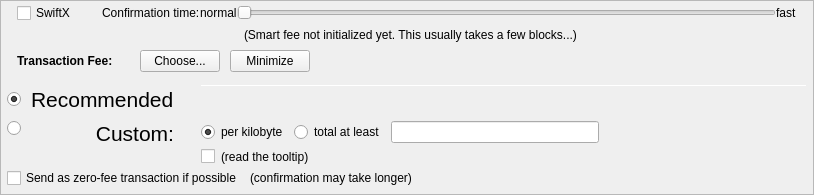
         <widget class="QFrame" name="frameFee">
          <property name="sizePolicy">
           <sizepolicy hsizetype="Expanding" vsizetype="Expanding">
            <horstretch>0</horstretch>
            <verstretch>0</verstretch>
           </sizepolicy>
          </property>
          <property name="maximumSize">
           <size>
            <width>16777215</width>
            <height>16777215</height>
           </size>
          </property>
          <property name="frameShape">
           <enum>QFrame::StyledPanel</enum>
          </property>
          <property name="frameShadow">
           <enum>QFrame::Sunken</enum>
          </property>
          <layout class="QVBoxLayout" name="verticalLayoutFee1">
           <property name="spacing">
            <number>0</number>
           </property>
           <property name="leftMargin">
            <number>0</number>
           </property>
           <property name="topMargin">
            <number>0</number>
           </property>
           <property name="rightMargin">
            <number>0</number>
           </property>
           <property name="bottomMargin">
            <number>0</number>
           </property>
           <item>
            <layout class="QVBoxLayout" name="verticalLayoutFee2" stretch="0,0,0,0">
             <property name="spacing">
              <number>0</number>
             </property>
             <property name="leftMargin">
              <number>6</number>
             </property>
             <property name="topMargin">
              <number>0</number>
             </property>
             <property name="rightMargin">
              <number>6</number>
             </property>
             <item>
              <layout class="QVBoxLayout" name="verticalLayout_feeConf">
               <property name="spacing">
                <number>0</number>
               </property>
               <property name="leftMargin">
                <number>10</number>
               </property>
               <property name="rightMargin">
                <number>10</number>
               </property>
               <property name="bottomMargin">
                <number>5</number>
               </property>
               <item>
                <layout class="QHBoxLayout" name="horizontalLayoutFee9">
                 <item>
                  <widget class="QCheckBox" name="checkSwiftTX">
                   <property name="enabled">
                    <bool>true</bool>
                   </property>
                   <property name="minimumSize">
                    <size>
                     <width>85</width>
                     <height>0</height>
                    </size>
                   </property>
                   <property name="toolTip">
                    <string>SwiftX technology allows for near instant transactions - A flat fee of 0.01 PIV applies</string>
                   </property>
                   <property name="text">
                    <string>SwiftX</string>
                   </property>
                  </widget>
                 </item>
                 <item>
                  <widget class="QLabel" name="labelSmartFee3">
                   <property name="text">
                    <string>Confirmation time:</string>
                   </property>
                   <property name="margin">
                    <number>2</number>
                   </property>
                  </widget>
                 </item>
                 <item>
                  <widget class="QLabel" name="labelSmartFeeNormal">
                   <property name="text">
                    <string>normal</string>
                   </property>
                   <property name="margin">
                    <number>8</number>
                   </property>
                  </widget>
                 </item>
                 <item>
                  <widget class="QSlider" name="sliderSmartFee">
                   <property name="minimumSize">
                    <size>
                     <width>0</width>
                     <height>24</height>
                    </size>
                   </property>
                   <property name="minimum">
                    <number>0</number>
                   </property>
                   <property name="maximum">
                    <number>24</number>
                   </property>
                   <property name="pageStep">
                    <number>1</number>
                   </property>
                   <property name="value">
                    <number>0</number>
                   </property>
                   <property name="orientation">
                    <enum>Qt::Horizontal</enum>
                   </property>
                   <property name="invertedAppearance">
                    <bool>false</bool>
                   </property>
                   <property name="invertedControls">
                    <bool>false</bool>
                   </property>
                   <property name="tickPosition">
                    <enum>QSlider::NoTicks</enum>
                   </property>
                  </widget>
                 </item>
                 <item>
                  <widget class="QLabel" name="labelSmartFeeFast">
                   <property name="text">
                    <string>fast</string>
                   </property>
                   <property name="margin">
                    <number>8</number>
                   </property>
                  </widget>
                 </item>
                </layout>
               </item>
               <item>
                <layout class="QHBoxLayout" name="horizontalLayout_recommended_texts">
                 <property name="spacing">
                  <number>0</number>
                 </property>
                 <item>
                  <spacer name="horizontalSpacer_8">
                   <property name="orientation">
                    <enum>Qt::Horizontal</enum>
                   </property>
                   <property name="sizeHint" stdset="0">
                    <size>
                     <width>40</width>
                     <height>20</height>
                    </size>
                   </property>
                  </spacer>
                 </item>
                 <item>
                  <widget class="QLabel" name="labelFeeEstimation">
                   <property name="text">
                    <string/>
                   </property>
                   <property name="margin">
                    <number>2</number>
                   </property>
                  </widget>
                 </item>
                 <item>
                  <widget class="QLabel" name="labelSmartFee2">
                   <property name="text">
                    <string>(Smart fee not initialized yet. This usually takes a few blocks...)</string>
                   </property>
                   <property name="alignment">
                    <set>Qt::AlignLeading|Qt::AlignLeft|Qt::AlignVCenter</set>
                   </property>
                   <property name="wordWrap">
                    <bool>false</bool>
                   </property>
                   <property name="margin">
                    <number>2</number>
                   </property>
                   <property name="indent">
                    <number>-1</number>
                   </property>
                  </widget>
                 </item>
                 <item>
                  <spacer name="horizontalSpacer_3">
                   <property name="orientation">
                    <enum>Qt::Horizontal</enum>
                   </property>
                   <property name="sizeHint" stdset="0">
                    <size>
                     <width>40</width>
                     <height>20</height>
                    </size>
                   </property>
                  </spacer>
                 </item>
                </layout>
               </item>
              </layout>
             </item>
             <item>
              <layout class="QHBoxLayout" name="horizontalLayoutFee1">
               <property name="leftMargin">
                <number>10</number>
               </property>
               <property name="rightMargin">
                <number>10</number>
               </property>
               <property name="bottomMargin">
                <number>0</number>
               </property>
               <item>
                <layout class="QVBoxLayout" name="verticalLayoutFee7">
                 <property name="spacing">
                  <number>0</number>
                 </property>
                 <item>
                  <layout class="QHBoxLayout" name="horizontalLayoutSmartFee">
                   <property name="spacing">
                    <number>10</number>
                   </property>
                   <item>
                    <widget class="QLabel" name="labelFeeHeadline">
                     <property name="sizePolicy">
                      <sizepolicy hsizetype="Preferred" vsizetype="Maximum">
                       <horstretch>0</horstretch>
                       <verstretch>0</verstretch>
                      </sizepolicy>
                     </property>
                     <property name="font">
                      <font>
                       <weight>75</weight>
                       <bold>true</bold>
                      </font>
                     </property>
                     <property name="styleSheet">
                      <string notr="true">font-weight:bold;</string>
                     </property>
                     <property name="text">
                      <string>Transaction Fee:</string>
                     </property>
                    </widget>
                   </item>
                   <item>
                    <widget class="QLabel" name="labelFeeMinimized">
                     <property name="text">
                      <string/>
                     </property>
                    </widget>
                   </item>
                   <item>
                    <widget class="QPushButton" name="buttonChooseFee">
                     <property name="text">
                      <string>Choose...</string>
                     </property>
                    </widget>
                   </item>
                   <item>
                    <widget class="QPushButton" name="buttonMinimizeFee">
                     <property name="toolTip">
                      <string>collapse fee-settings</string>
                     </property>
                     <property name="text">
                      <string>Minimize</string>
                     </property>
                    </widget>
                   </item>
                  </layout>
                 </item>
                 <item>
                  <spacer name="verticalSpacer_5">
                   <property name="orientation">
                    <enum>Qt::Vertical</enum>
                   </property>
                   <property name="sizeHint" stdset="0">
                    <size>
                     <width>1</width>
                     <height>1</height>
                    </size>
                   </property>
                  </spacer>
                 </item>
                </layout>
               </item>
               <item>
                <spacer name="horizontalSpacer_4">
                 <property name="orientation">
                  <enum>Qt::Horizontal</enum>
                 </property>
                 <property name="sizeHint" stdset="0">
                  <size>
                   <width>40</width>
                   <height>20</height>
                  </size>
                 </property>
                </spacer>
               </item>
              </layout>
             </item>
             <item>
              <widget class="QFrame" name="frameFeeSelection">
               <layout class="QVBoxLayout" name="verticalLayoutFee12">
                <property name="spacing">
                 <number>0</number>
                </property>
                <property name="leftMargin">
                 <number>0</number>
                </property>
                <property name="topMargin">
                 <number>0</number>
                </property>
                <property name="rightMargin">
                 <number>0</number>
                </property>
                <property name="bottomMargin">
                 <number>0</number>
                </property>
                <item>
                 <layout class="QGridLayout" name="gridLayoutFee">
                  <property name="topMargin">
                   <number>10</number>
                  </property>
                  <property name="bottomMargin">
                   <number>4</number>
                  </property>
                  <property name="horizontalSpacing">
                   <number>10</number>
                  </property>
                  <property name="verticalSpacing">
                   <number>4</number>
                  </property>
                  <item row="2" column="0">
                   <layout class="QVBoxLayout" name="verticalLayoutFee4" stretch="0">
                    <item>
                     <spacer name="verticalSpacer_2">
                      <property name="orientation">
                       <enum>Qt::Vertical</enum>
                      </property>
                      <property name="sizeHint" stdset="0">
                       <size>
                        <width>1</width>
                        <height>1</height>
                       </size>
                      </property>
                     </spacer>
                    </item>
                   </layout>
                  </item>
                  <item row="3" column="0">
                   <layout class="QVBoxLayout" name="verticalLayoutFee9" stretch="0,1">
                    <item>
                     <widget class="QRadioButton" name="radioCustomFee">
                      <property name="text">
                       <string/>
                      </property>
                      <attribute name="buttonGroup">
                       <string notr="true">groupFee</string>
                      </attribute>
                     </widget>
                    </item>
                    <item>
                     <spacer name="verticalSpacer_6">
                      <property name="orientation">
                       <enum>Qt::Vertical</enum>
                      </property>
                      <property name="sizeHint" stdset="0">
                       <size>
                        <width>1</width>
                        <height>1</height>
                       </size>
                      </property>
                     </spacer>
                    </item>
                   </layout>
                  </item>
                  <item row="3" column="1">
                   <widget class="QLabel" name="labelCustomFee">
                    <property name="font">
                     <font>
                      <pointsize>16</pointsize>
                     </font>
                    </property>
                    <property name="text">
                     <string>Custom:</string>
                    </property>
                    <property name="alignment">
                     <set>Qt::AlignRight|Qt::AlignTop|Qt::AlignTrailing</set>
                    </property>
                   </widget>
                  </item>
                  <item row="3" column="4">
                   <layout class="QVBoxLayout" name="verticalLayoutFee8">
                    <property name="spacing">
                     <number>6</number>
                    </property>
                    <item>
                     <layout class="QHBoxLayout" name="horizontalLayoutFee13">
                      <item>
                       <widget class="QRadioButton" name="radioCustomPerKilobyte">
                        <property name="toolTip">
                         <string>If the custom fee is set to 1000 uPHRs and the transaction is only 250 bytes, then &quot;per kilobyte&quot; only pays 250 uPHRs in fee,&lt;br /&gt;while &quot;at least&quot; pays 1000 uPHRs. For transactions bigger than a kilobyte both pay by kilobyte.</string>
                        </property>
                        <property name="text">
                         <string>per kilobyte</string>
                        </property>
                        <property name="checked">
                         <bool>true</bool>
                        </property>
                        <attribute name="buttonGroup">
                         <string notr="true">groupCustomFee</string>
                        </attribute>
                       </widget>
                      </item>
                      <item>
                       <widget class="QRadioButton" name="radioCustomAtLeast">
                        <property name="toolTip">
                         <string>If the custom fee is set to 1000 uPHRs and the transaction is only 250 bytes, then &quot;per kilobyte&quot; only pays 250 uPHRs in fee,&lt;br /&gt;while &quot;total at least&quot; pays 1000 uPHRs. For transactions bigger than a kilobyte both pay by kilobyte.</string>
                        </property>
                        <property name="text">
                         <string>total at least</string>
                        </property>
                        <attribute name="buttonGroup">
                         <string notr="true">groupCustomFee</string>
                        </attribute>
                       </widget>
                      </item>
                      <item>
                       <widget class="BitcoinAmountField" name="customFee"/>
                      </item>
                      <item>
                       <spacer name="horizontalSpacer_6">
                        <property name="orientation">
                         <enum>Qt::Horizontal</enum>
                        </property>
                        <property name="sizeHint" stdset="0">
                         <size>
                          <width>1</width>
                          <height>1</height>
                         </size>
                        </property>
                       </spacer>
                      </item>
                     </layout>
                    </item>
                    <item>
                     <layout class="QHBoxLayout" name="horizontalLayoutFee8">
                      <item>
                       <widget class="QCheckBox" name="checkBoxMinimumFee">
                        <property name="toolTip">
                         <string>Paying only the minimum fee is just fine as long as there is less transaction volume than space in the blocks.&lt;br /&gt;But be aware that this can end up in a never confirming transaction once there is more demand for Phore transactions than the network can process.</string>
                        </property>
                        <property name="text">
                         <string/>
                        </property>
                       </widget>
                      </item>
                      <item>
                       <widget class="QLabel" name="labelMinFeeWarning">
                        <property name="enabled">
                         <bool>true</bool>
                        </property>
                        <property name="toolTip">
                         <string>Paying only the minimum fee is just fine as long as there is less transaction volume than space in the blocks.&lt;br /&gt;But be aware that this can end up in a never confirming transaction once there is more demand for Phore transactions than the network can process.</string>
                        </property>
                        <property name="text">
                         <string>(read the tooltip)</string>
                        </property>
                        <property name="margin">
                         <number>5</number>
                        </property>
                       </widget>
                      </item>
                      <item>
                       <spacer name="horizontalSpacer_2">
                        <property name="orientation">
                         <enum>Qt::Horizontal</enum>
                        </property>
                        <property name="sizeHint" stdset="0">
                         <size>
                          <width>1</width>
                          <height>1</height>
                         </size>
                        </property>
                       </spacer>
                      </item>
                     </layout>
                    </item>
                   </layout>
                  </item>
                  <item row="1" column="1">
                   <widget class="QLabel" name="labelSmartFee_2">
                    <property name="font">
                     <font>
                      <pointsize>16</pointsize>
                     </font>
                    </property>
                    <property name="text">
                     <string>Recommended</string>
                    </property>
                   </widget>
                  </item>
                  <item row="1" column="2">
                   <widget class="QLabel" name="labelSmartFee">
                    <property name="text">
                     <string/>
                    </property>
                    <property name="margin">
                     <number>2</number>
                    </property>
                   </widget>
                  </item>
                  <item row="1" column="0">
                   <widget class="QRadioButton" name="radioSmartFee">
                    <property name="text">
                     <string/>
                    </property>
                    <property name="checked">
                     <bool>true</bool>
                    </property>
                    <attribute name="buttonGroup">
                     <string notr="true">groupFee</string>
                    </attribute>
                   </widget>
                  </item>
                  <item row="0" column="4" rowspan="3">
                   <layout class="QVBoxLayout" name="verticalLayoutFee3" stretch="0,0,0,0">
                    <property name="spacing">
                     <number>6</number>
                    </property>
                    <property name="topMargin">
                     <number>2</number>
                    </property>
                    <property name="bottomMargin">
                     <number>0</number>
                    </property>
                    <item>
                     <widget class="Line" name="line_2">
                      <property name="minimumSize">
                       <size>
                        <width>0</width>
                        <height>1</height>
                       </size>
                      </property>
                      <property name="maximumSize">
                       <size>
                        <width>16777215</width>
                        <height>1</height>
                       </size>
                      </property>
                      <property name="orientation">
                       <enum>Qt::Horizontal</enum>
                      </property>
                     </widget>
                    </item>
                    <item>
                     <layout class="QHBoxLayout" name="horizontalLayoutFee12">
                      <item>
                       <spacer name="horizontalSpacer_5">
                        <property name="orientation">
                         <enum>Qt::Horizontal</enum>
                        </property>
                        <property name="sizeHint" stdset="0">
                         <size>
                          <width>1</width>
                          <height>1</height>
                         </size>
                        </property>
                       </spacer>
                      </item>
                     </layout>
                    </item>
                    <item>
                     <spacer name="verticalSpacer_4">
                      <property name="orientation">
                       <enum>Qt::Vertical</enum>
                      </property>
                      <property name="sizeHint" stdset="0">
                       <size>
                        <width>1</width>
                        <height>1</height>
                       </size>
                      </property>
                     </spacer>
                    </item>
                    <item>
                     <spacer name="verticalSpacer_3">
                      <property name="orientation">
                       <enum>Qt::Vertical</enum>
                      </property>
                      <property name="sizeHint" stdset="0">
                       <size>
                        <width>20</width>
                        <height>10</height>
                       </size>
                      </property>
                     </spacer>
                    </item>
                   </layout>
                  </item>
                 </layout>
                </item>
                <item>
                 <layout class="QHBoxLayout" name="horizontalLayoutFee5" stretch="0,0,0">
                  <property name="spacing">
                   <number>8</number>
                  </property>
                  <property name="bottomMargin">
                   <number>4</number>
                  </property>
                  <item>
                   <widget class="QCheckBox" name="checkBoxFreeTx">
                    <property name="text">
                     <string>Send as zero-fee transaction if possible</string>
                    </property>
                   </widget>
                  </item>
                  <item>
                   <widget class="QLabel" name="labelFreeTx">
                    <property name="text">
                     <string>(confirmation may take longer)</string>
                    </property>
                    <property name="margin">
                     <number>5</number>
                    </property>
                   </widget>
                  </item>
                  <item>
                   <spacer name="horizontalSpacerFee5">
                    <property name="orientation">
                     <enum>Qt::Horizontal</enum>
                    </property>
                    <property name="sizeHint" stdset="0">
                     <size>
                      <width>1</width>
                      <height>1</height>
                     </size>
                    </property>
                   </spacer>
                  </item>
                 </layout>
                </item>
                <item>
                 <spacer name="verticalSpacerFee2">
                  <property name="orientation">
                   <enum>Qt::Vertical</enum>
                  </property>
                  <property name="sizeHint" stdset="0">
                   <size>
                    <width>1</width>
                    <height>1</height>
                   </size>
                  </property>
                 </spacer>
                </item>
               </layout>
              </widget>
             </item>
             <item>
              <spacer name="verticalSpacerFee">
               <property name="orientation">
                <enum>Qt::Vertical</enum>
               </property>
               <property name="sizeHint" stdset="0">
                <size>
                 <width>800</width>
                 <height>1</height>
                </size>
               </property>
              </spacer>
             </item>
            </layout>
           </item>
          </layout>
         </widget>
